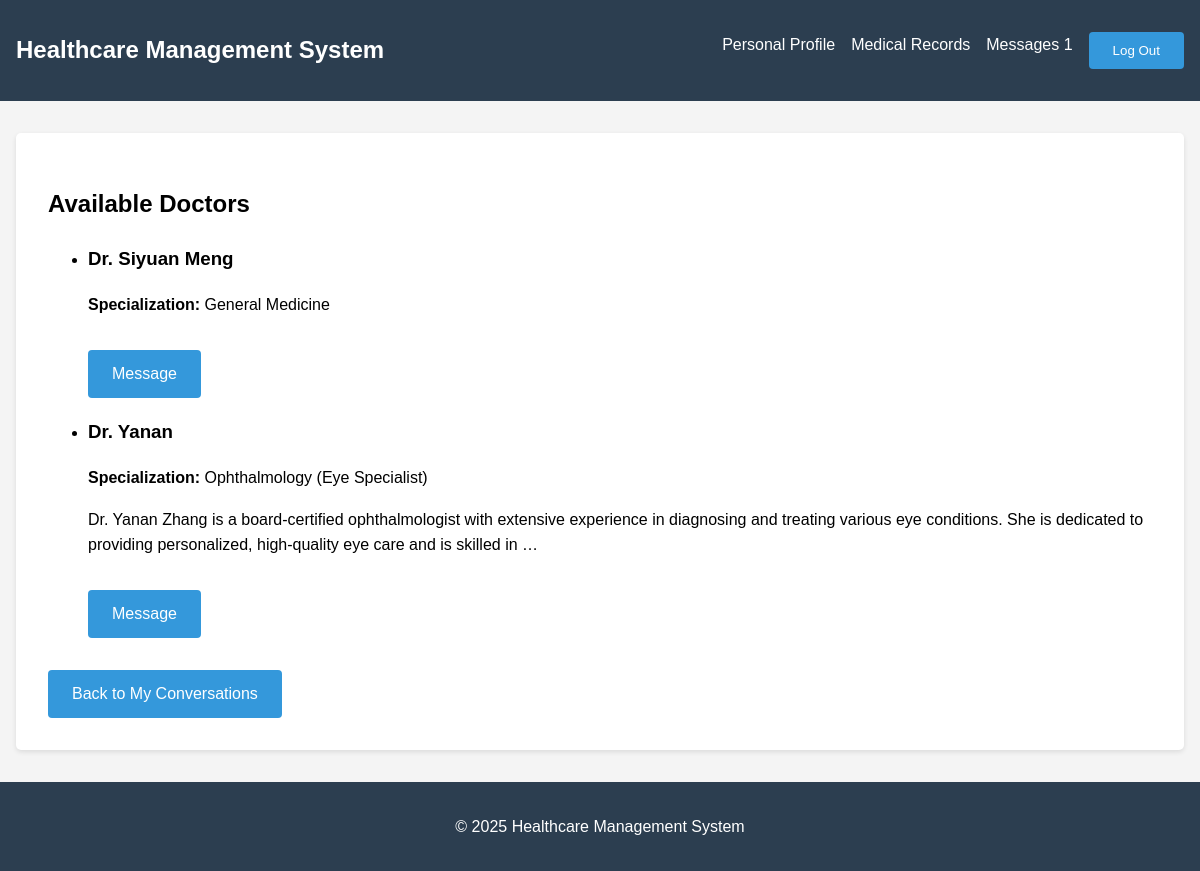
Page /messages/doctors/ (signed in) on the committed database.
### users/models.py (models this page shows, shortened)
class Doctor(models.Model):
    user = models.OneToOneField(User, on_delete=models.CASCADE)
    name = models.CharField(max_length=200)
    specialization = models.CharField(max_length=100)
    license_number = models.CharField(max_length=50)
    contact_number = models.CharField(max_length=20, blank=True)
    bio = models.TextField(blank=True)
    office_address = models.TextField(blank=True)
    office_hours = models.TextField(blank=True)

### messaging/views.py (the view)
# urls.py: path('doctors/', views.doctor_list, name='doctor_list'),
@login_required
def doctor_list(request):
    if request.user.role != 'PATIENT':
        return redirect('home')
    doctors = Doctor.objects.all()
    return render(request, 'messaging/doctor_list.html', {'doctors': doctors})

### messaging/templates/messaging/doctor_list.html
{% extends 'base.html' %}
{% block content %}
<div class="doctor-list-container">
    <h2>Available Doctors</h2>
    {% if doctors %}
        <ul class="doctor-list">
            {% for doctor in doctors %}
                <li class="doctor-item">
                    <div class="doctor-info">
                        <h3>Dr. {{ doctor.name }}</h3>
                        <p><strong>Specialization:</strong> {{ doctor.specialization }}</p>
                        {% if doctor.bio %}
                            <p>{{ doctor.bio|truncatewords:30 }}</p>
                        {% endif %}
                    </div>
                    <div class="doctor-actions">
                        <a href="{% url 'start_conversation' doctor.user.id %}" class="btn">Message</a>
                    </div>
                </li>
            {% endfor %}
        </ul>
    {% else %}
        <p>No doctors available at the moment.</p>
    {% endif %}
    <a href="{% url 'conversation_list' %}" class="btn">Back to My Conversations</a>
</div>
{% endblock %}

### templates/base.html (style rules this page uses)
body { font-family: Arial, sans-serif; line-height: 1.6; margin: 0; padding: 0; background-color: #f4f4f4; }
.btn { display: inline-block; background-color: #3498db; color: white; text-decoration: none; padding: 0.7rem 1.5rem; border-radius: 4px; margin-top: 1rem; }

### rows in the picture
Doctor: name "Siyuan Meng", specialization "General Medicine"
Doctor: name "Yanan", specialization "Ophthalmology (Eye Specialist)", bio "Dr. Yanan Zhang is a board-certified ophthalmologist with extensive experience in diagnosing and treating various eye conditions. She is dedicated to providing personalized, high-quality eye care and is skilled in …"
